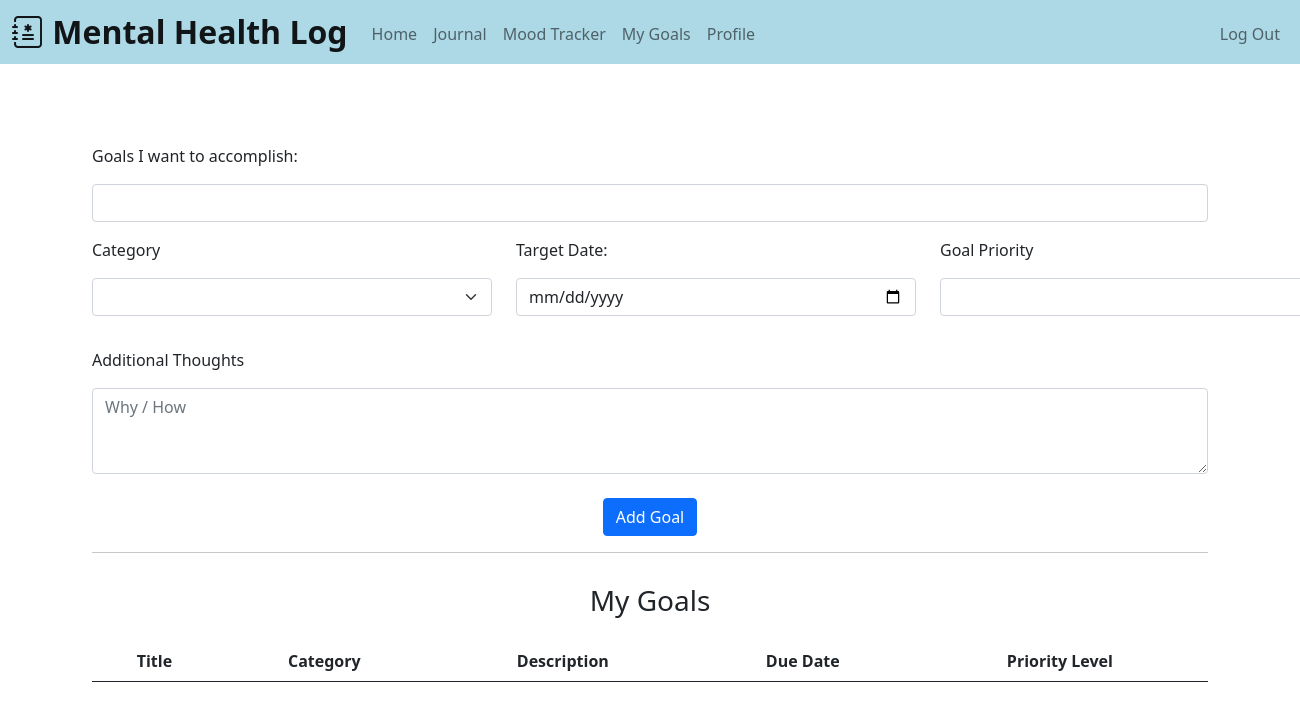
Before: /goals (signed in) with the older database file.
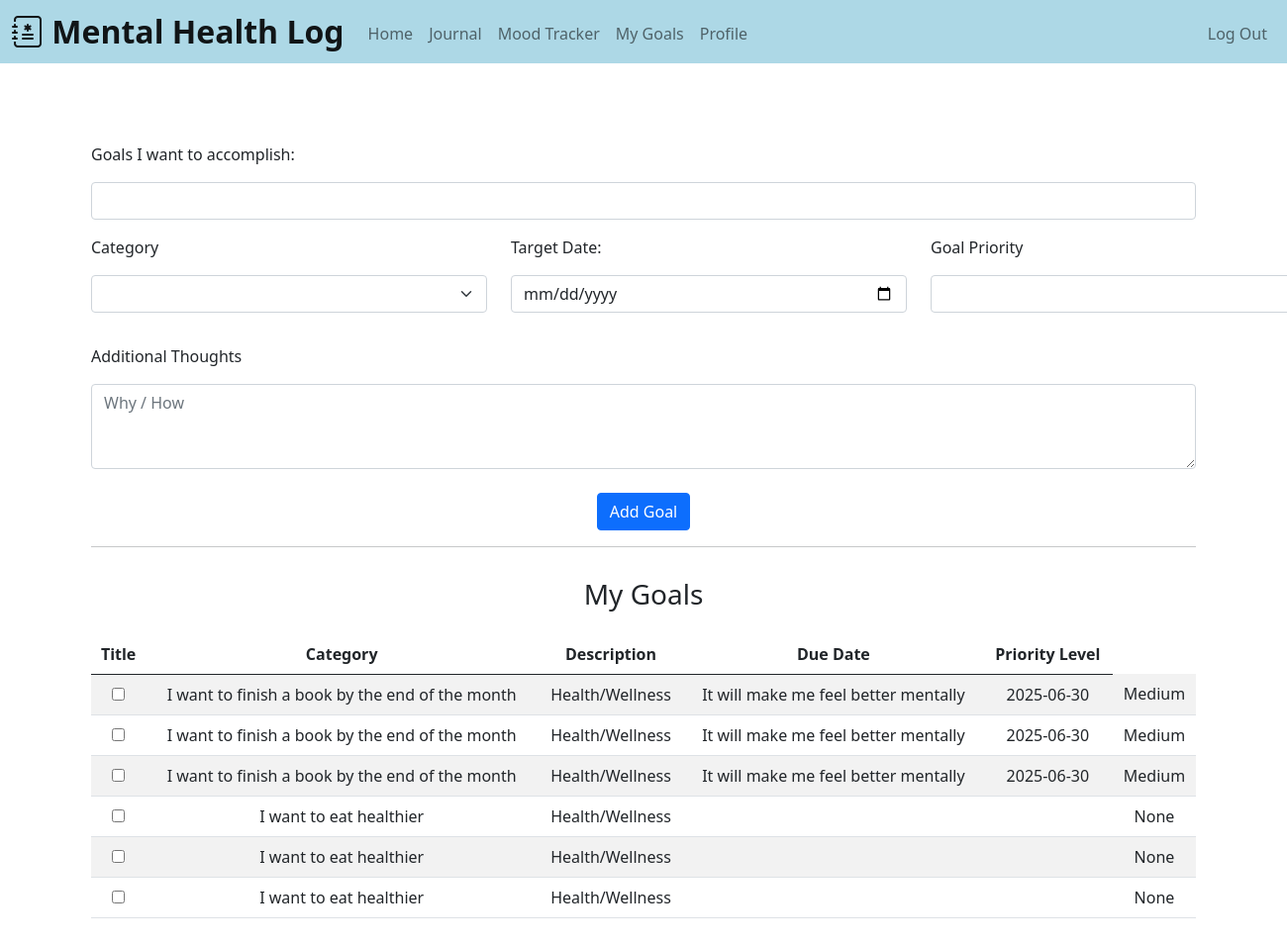
After: the same page with the newer database file.
### tables this page shows
CREATE TABLE goals (
        id INTEGER PRIMARY KEY,
        user_id INTEGER NOT NULL,
        goal_title TEXT NOT NULL,
        category TEXT NOT NULL,
        description TEXT,
        due_date DATE,
        priority TEXT CHECK (priority IN ('Low', 'Medium', 'High')) DEFAULT 'Medium',
        completed BOOLEAN DEFAULT 0,
        FOREIGN KEY (user_id) REFERENCES users(id)
    );

### app.py (the view, shortened to what this page needs)
@app.route("/goals", methods=["GET", "POST"])
@login_required
def goal_tracker():
    conn = db_connection()
    cur = conn.cursor()
    cur.execute("SELECT * FROM goals WHERE user_id = ?", (session["user_id"],))
    goals_data = cur.fetchall()
    conn.close()
    today = date.today()
    return render_template("goal.html", goals=goals_data, today=today, categories=CATEGORIES, priorities=PRIORITIES)

### helper.py (called while the page is built)
def db_connection():
    conn = sqlite3.connect('mental_health.db')
    conn.row_factory = sqlite3.Row
    return conn

def login_required(f):
    @wraps(f)
    def decorated_function(*args, **kwargs):
        if session.get("user_id") is None:
            return redirect("/login")
        return f(*args, **kwargs)
    return decorated_function

### templates/goal.html (shortened to what this page needs)
{% extends "layout.html" %}
{% block main %}
    <form action="/goals" method="post">
        <div class="am-1">Goals I want to accomplish:</div>
        <div class="mb-3">
            <input autocomplete="off" autofocus class="form-control" name="set_goals" type="text">
        </div>
        <div class="mb-3 d-flex justify-content gap-4">
            <div>
                <div class="am-1">Category</div>
                <select class="form-select mb-3 custom-width4" id="category" name="category">
                    <option disabled selected value=""></option>
                    {% for category in categories %}
                        <option value="{{ category }}">{{ category }}</option>
                    {% endfor %}
                </select>
            </div>
            <div>
                <div class="am-1">Target Date:</div>
                <input class="form-control mb-3 custom-width4" name="date" type="date" min="{{ today }}">
            </div>
            <div>
                <div class="am-1">Goal Priority</div>
                <select class="form-select mb-3 custom-width4" id="priority" name="priority">
                    <option disabled selected value=""></option>
                    {% for priority in priorities %}
                        <option value="{{ priority }}">{{ priority }}</option>
                    {% endfor %}
                </select>
            </div>
        </div>
        <div class="am-1">Additional Thoughts</div>
        <div class="mb-4">
            <textarea autocomplete="off" class="form-control" name="description" rows="3" placeholder="Why / How"></textarea>
        </div>
        <div class="text-end text-center">
            <button class="btn btn-primary" type="submit">Add Goal</button>
        </div>
    </form>
    <hr>
    <h3 style="padding-top: 15px; padding-bottom: 15px;">My Goals</h3>
    <table class="table table-striped">
        <thead>
            <tr>
                <th>Title</th>
                <th>Category</th>
                <th>Description</th>
                <th>Due Date</th>
                <th>Priority Level</th>
            </tr>
        </thead>
        <tbody>
            {% for goal in goals %}
                <tr>
                    <td>
                        <form action="/complete_goal" method="post">
                            <input type="checkbox" name="completed" onchange="this.form.submit()" {% if goal['completed'] %}checked{% endif %}>
                        </form>
                    </td>
                    <td>{{ goal['goal_title'] }}</td>
                    <td>{{ goal['category'] }}</td>
                    <td>{{ goal['description'] }}</td>
                    <td>{{ goal['due_date'] }}</td>
                    <td>{{ goal['priority'] }}</td>
                </tr>
            {% endfor %}
        </tbody>
    </table>
{% endblock %}

### templates/layout.html (shortened to what this page needs)
<!DOCTYPE html>
<html>
    <head>
        <link href="https://cdn.jsdelivr.net/npm/bootstrap@5.0.2/dist/css/bootstrap.min.css" rel="stylesheet">
        <link rel="stylesheet" href="https://cdn.jsdelivr.net/npm/bootstrap-icons@1.13.1/font/bootstrap-icons.min.css">
        <link href="/static/style.css" rel="stylesheet">
    </head>
    <body>
        <header>
            <nav class="navbar navbar-expand-lg navbar-light" style="background-color: lightblue;">
                <div class="container-fluid">
                    <a class="navbar-brand mb-0 h1" href="/"><i class="bi bi-journal-medical"></i> Mental Health Log</a>
                    <div class="collapse navbar-collapse" id="navbar">
                        {% if session["user_id"] %}
                            <ul class="navbar-nav me-auto mt-1">
                                <li class="nav-item"><a class="nav-link" href="/">Home</a></li>
                                <li class="nav-item"><a class="nav-link" href="/entry">Journal</a></li>
                                <li class="nav-item"><a class="nav-link" href="/tracker">Mood Tracker</a></li>
                                <li class="nav-item"><a class="nav-link" href="/goals">My Goals</a></li>
                                <li class="nav-item"><a class="nav-link" href="/profile">Profile</a></li>
                            </ul>
                            <ul class="navbar-nav ms-auto mt-1">
                                <li class="nav-item"><a class="nav-link" href="/logout">Log Out</a></li>
                            </ul>
                        {% else %}
                            <ul class="navbar-nav ms-auto mt-1">
                                <li class="nav-item"><a class="nav-link" href="/login">Log In</a></li>
                                <li class="nav-item"><a class="nav-link" href="/register">Register</a></li>
                            </ul>
                        {% endif %}
                    </div>
                </div>
            </nav>
        </header>
        <main class="container big-padding text-center">
            {% block main %}{% endblock %}
        </main>
    </body>
</html>

### static/style.css (style rules this page uses)
.navbar-brand { font-weight: 600; font-size: xx-large; }
.big-padding { padding-top: 5rem; padding-bottom: 5rem; }
.am-1 { text-align: left; margin-bottom: 1rem; }
.custom-width4 { width: 400px; }

Changed rows visible on the page:
added goals: goal_title "I want to finish a book by the end of the month", category "Health/Wellness", description "It will make me feel better mentally", due_date "2025-06-30", priority "Medium"
added goals: goal_title "I want to finish a book by the end of the month", category "Health/Wellness", description "It will make me feel better mentally", due_date "2025-06-30", priority "Medium"
added goals: goal_title "I want to finish a book by the end of the month", category "Health/Wellness", description "It will make me feel better mentally", due_date "2025-06-30", priority "Medium"
added goals: goal_title "I want to eat healthier", category "Health/Wellness", priority "None"
added goals: goal_title "I want to eat healthier", category "Health/Wellness", priority "None"
added goals: goal_title "I want to eat healthier", category "Health/Wellness", priority "None"
